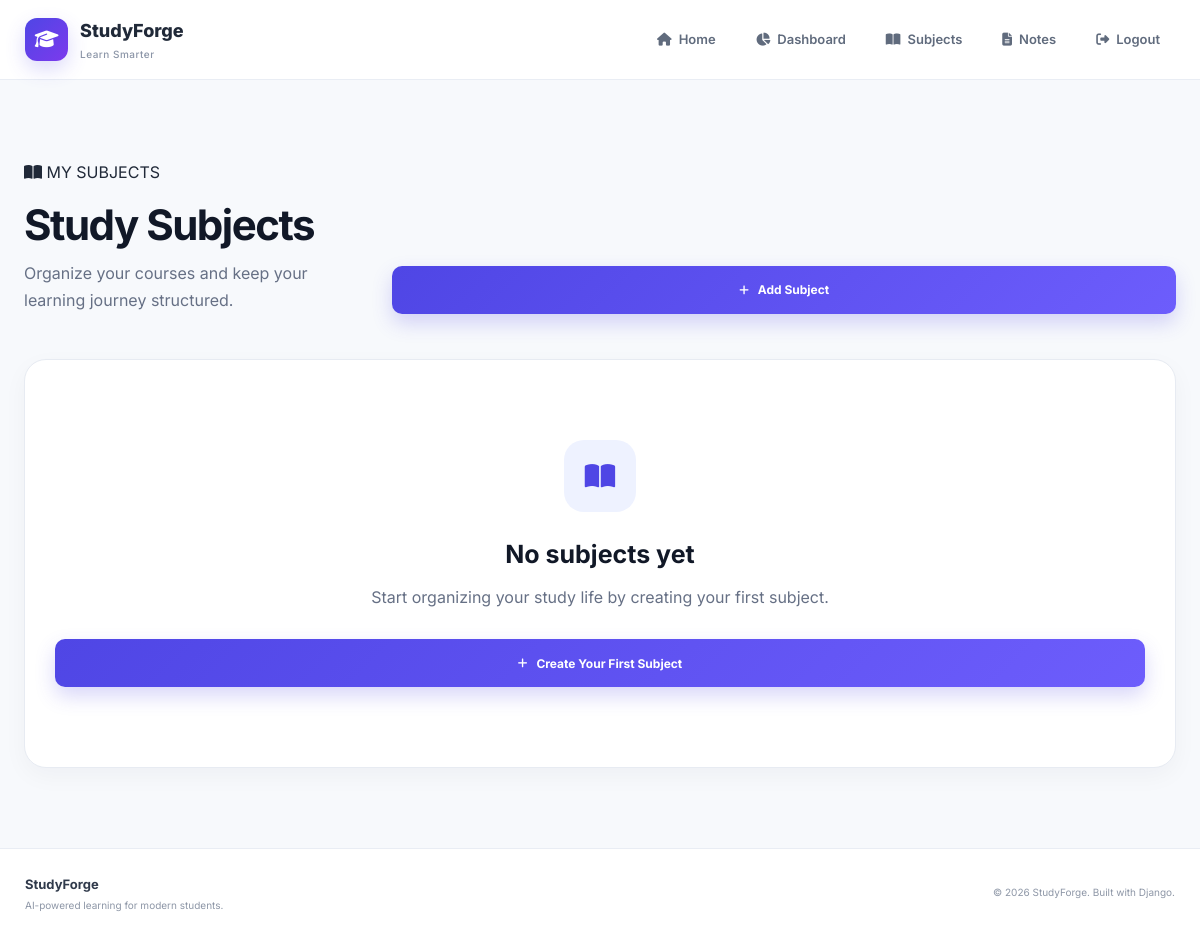
Before: /subjects/ (signed in) with the older database file.
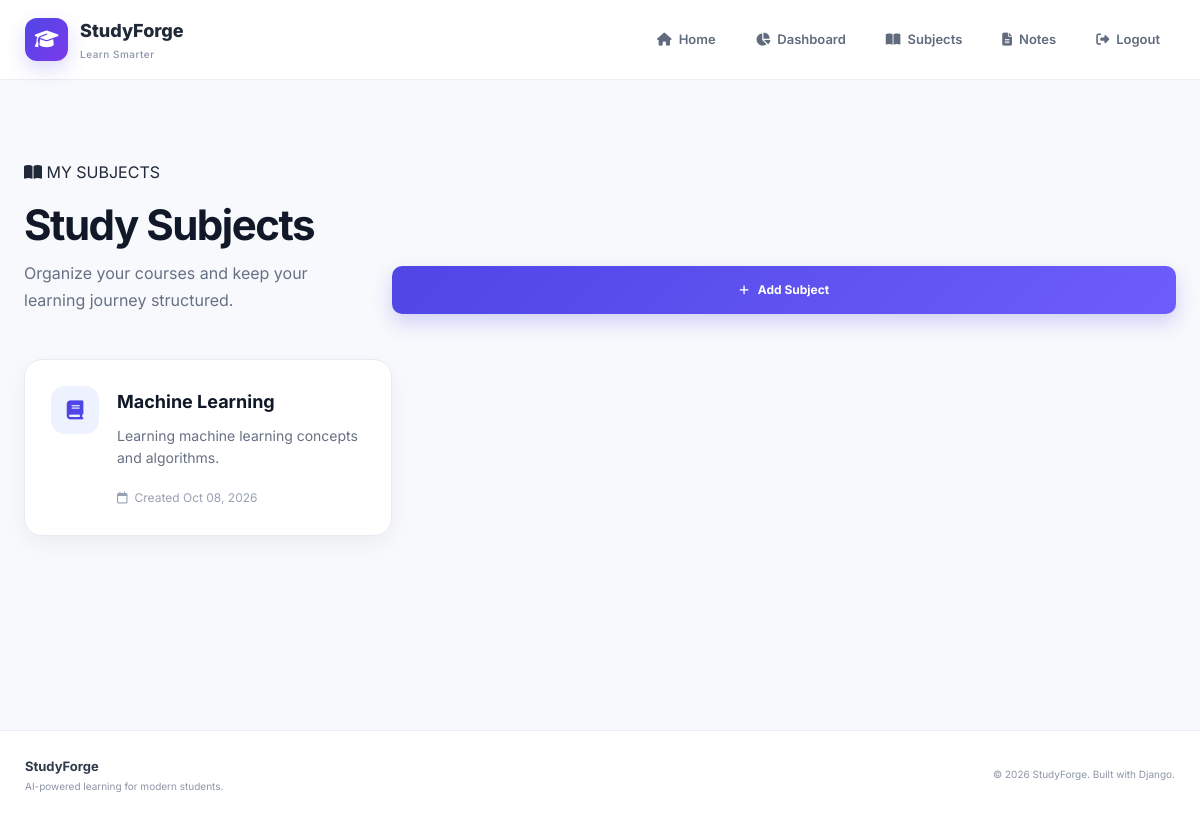
After: the same page with the newer database file.
### accounts/models.py (models this page shows, shortened)
class Subject(models.Model):
    user = models.ForeignKey(
        User,
        on_delete=models.CASCADE
    )
    name = models.CharField(
        max_length=100
    )
    description = models.TextField(
        blank=True
    )
    created_at = models.DateTimeField(
        auto_now_add=True
    )

### accounts/views.py (the view)
@login_required(login_url='login')
def subjects(request):
    subjects = Subject.objects.filter(user=request.user)
    return render(request, 'subjects.html', {
        'subjects': subjects
    })

### accounts/templates/subjects.html (shortened to what this page needs)
{% extends 'base.html' %}
{% block content %}
<section class="subjects-section">
    <div class="subjects-container">
        <div class="subjects-header">
            <div>
                <span class="dashboard-badge">
                    <i class="fa-solid fa-book-open"></i>
                    MY SUBJECTS
                </span>
                <h1>Study Subjects</h1>
                <p>
                    Organize your courses and keep your learning
                    journey structured.
                </p>
            </div>
            <a href="{% url 'create_subject' %}" class="register-button">
                <i class="fa-solid fa-plus"></i>
                Add Subject
            </a>
        </div>
        {% if subjects %}
            <div class="subjects-grid">
                {% for subject in subjects %}
                    <div class="subject-card">
                        <div class="subject-card-icon">
                            <i class="fa-solid fa-book"></i>
                        </div>
                        <div class="subject-card-content">
                            <h3>
                                {{ subject.name }}
                            </h3>
                            {% if subject.description %}
                                <p>
                                    {{ subject.description }}
                                </p>
                            {% else %}
                                <p>
                                    No description added.
                                </p>
                            {% endif %}
                            <span class="subject-date">
                                <i class="fa-regular fa-calendar"></i>
                                Created {{ subject.created_at|date:"M d, Y" }}
                            </span>
                        </div>
                    </div>
                {% endfor %}
            </div>
        {% else %}
            <div class="empty-subjects">
                <div class="empty-icon">
                    <i class="fa-solid fa-book-open"></i>
                </div>
                <h2>No subjects yet</h2>
                <p>
                    Start organizing your study life by creating
                    your first subject.
                </p>
                <a href="{% url 'create_subject' %}" class="register-button">
                    <i class="fa-solid fa-plus"></i>
                    Create Your First Subject
                </a>
            </div>
        {% endif %}
    </div>
</section>
{% endblock %}

Changed rows visible on the page:
added Subject: name "Machine Learning", description "Learning machine learning concepts and algorithms.", created_at "Oct 08, 2026"
Other visible differences:
text no longer shown: "No subjects yet Start organizing your study life by creating your first subject. Create Your First Subject"
